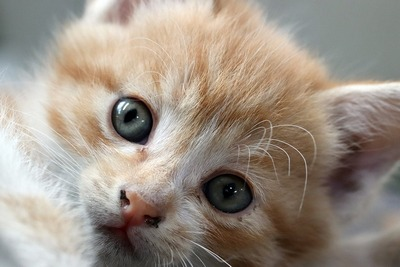
#> input picture Pillow/test.jpg, 400 x 267 px
$ python 3.py
#> lines starting #> are read from the running program, lines starting #| are printed output that depends on the picture
#> further down, im is the input picture: PIL image 400x267 RGB; mean R, G, B 156.3, 145.3, 133.8
from PIL import Image

def roll(image, delta):
    """Roll an image sideways."""
#> called with delta = 100
    xsize, ysize = image.size
#> xsize = 400; ysize = 267

    delta = delta % xsize
#> delta = 100
    if delta == 0: return image

    part1 = image.crop((0, 0, delta, ysize))
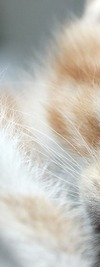
#> part1: PIL image 100x267 RGB; mean R, G, B 193.8, 191.4, 183.7
    part2 = image.crop((delta, 0, xsize, ysize))
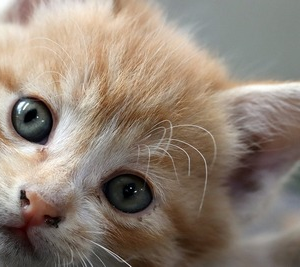
#> part2: PIL image 300x267 RGB; mean R, G, B 143.8, 130, 117.2
    image.paste(part1, (xsize-delta, 0, xsize, ysize))
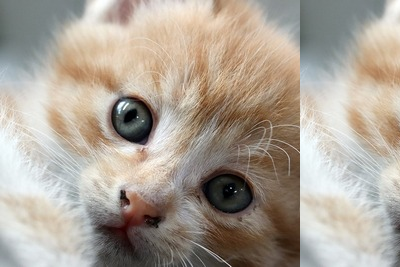
#> image: PIL image 400x267 RGB; mean R, G, B 172.1, 162.5, 150.9
    image.paste(part2, (0, 0, xsize-delta, ysize))
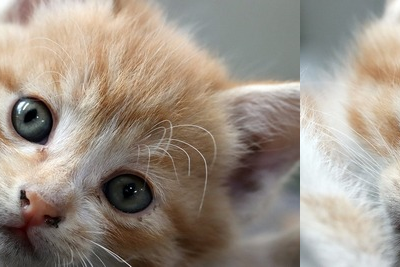
#> image: PIL image 400x267 RGB; mean R, G, B 156.3, 145.3, 133.8

    return image


im = Image.open('test.jpg')

im2 = roll(im, 100)

im2.show()
